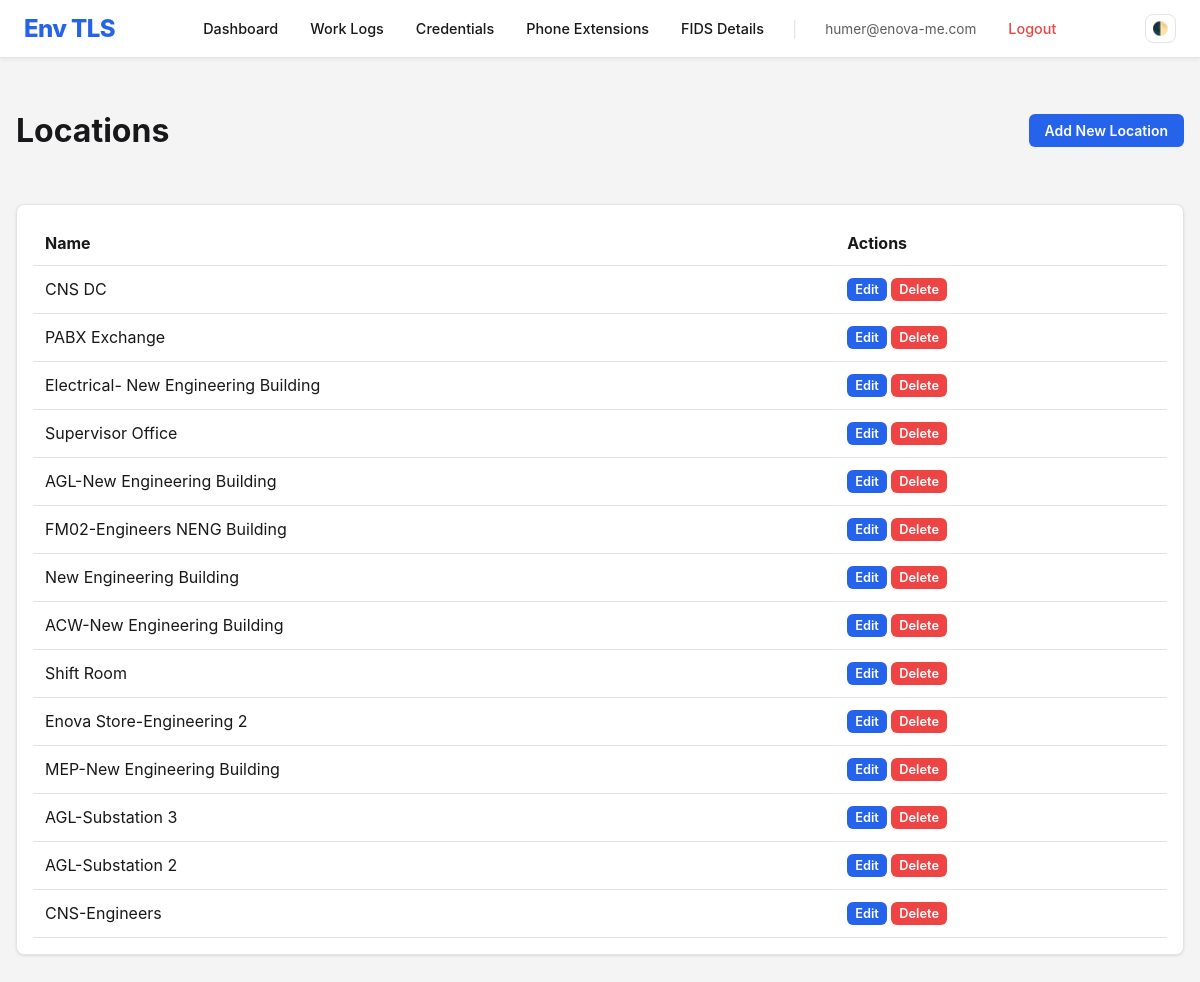
The page /credentials/locations/ (signed in) on the database as committed earlier.
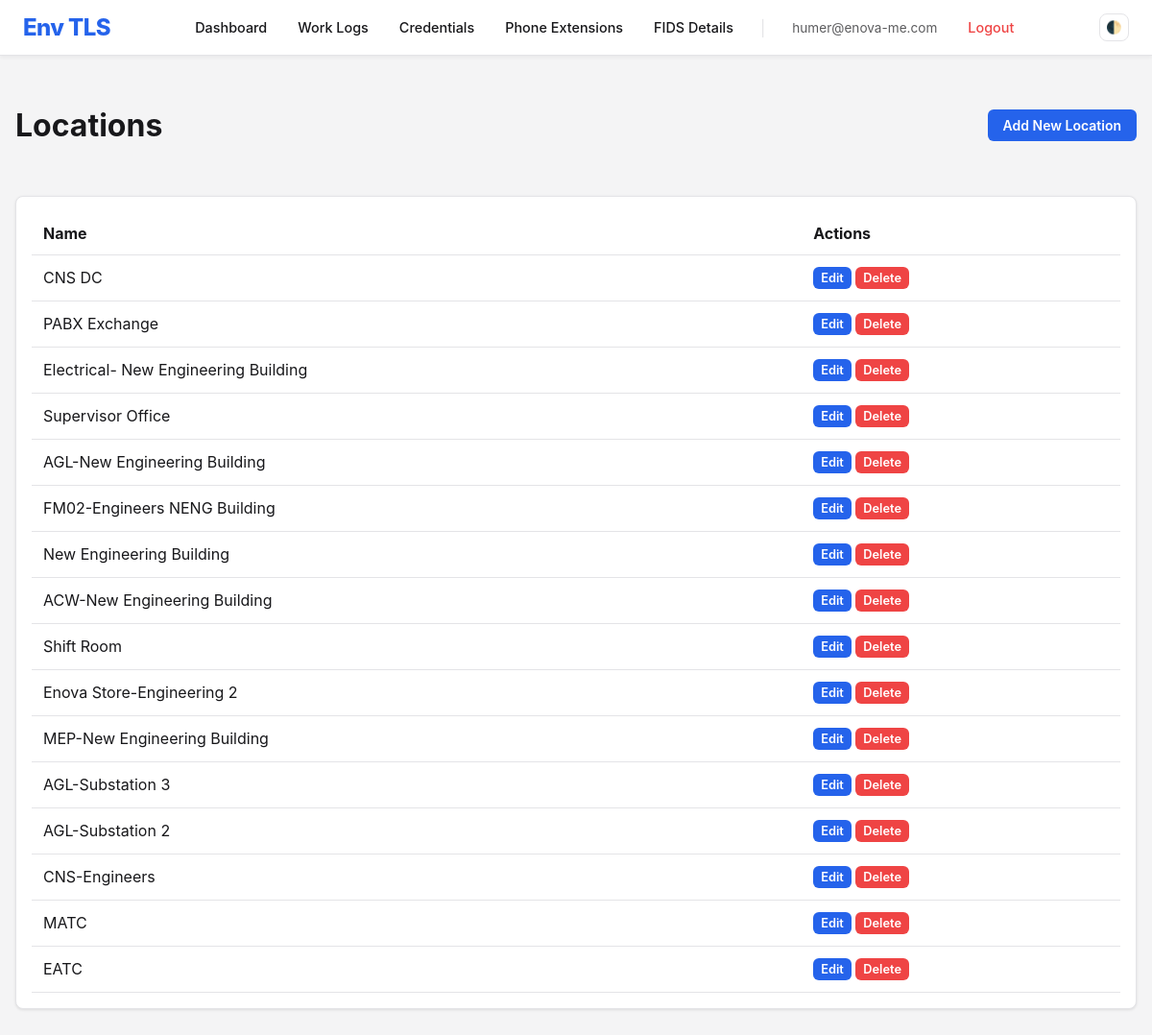
The same page on the database as committed later.
### credential_manager/models.py (models this page shows, shortened)
class Location(models.Model):
    name = models.CharField(max_length=200, unique=True)
    created = models.DateTimeField(auto_now_add=True)

### credential_manager/views.py (the view)
# urls.py: path('locations/', views.LocationListView.as_view(), name='location_list'),
class LocationListView(LoginRequiredMixin, ListView):
    model = Location
    template_name = 'credential_manager/location_list.html'

### credential_manager/templates/credential_manager/location_list.html
{% extends 'base.html' %}
{% block content %}
<div style="display: flex; justify-content: space-between; align-items: center; margin-bottom: 2rem;">
    <h1>Locations</h1>
    <a href="{% url 'location_create' %}" class="btn btn-primary">Add New Location</a>
</div>
<div class="card">
    <table>
        <thead>
            <tr>
                <th>Name</th>
                <th>Actions</th>
            </tr>
        </thead>
        <tbody>
            {% for location in object_list %}
            <tr>
                <td>{{ location.name }}</td>
                <td>
                    <a href="{% url 'location_update' location.pk %}" class="btn btn-primary"
                        style="padding: 0.25rem 0.5rem; font-size: 0.8rem;">Edit</a>
                    <a href="{% url 'location_delete' location.pk %}" class="btn btn-danger"
                        style="padding: 0.25rem 0.5rem; font-size: 0.8rem;">Delete</a>
                </td>
            </tr>
            {% empty %}
            <tr>
                <td colspan="2">No locations found.</td>
            </tr>
            {% endfor %}
        </tbody>
    </table>
</div>
{% endblock %}

### templates/base.html (shortened to what this page needs)
<!DOCTYPE html>
<html lang="en">
<head>
</head>
<body>
  <nav class="navbar">
    <a href="{% url 'dashboard' %}" class="navbar-brand">Env TLS</a>
    <div class="nav-menu" id="navMenu">
      {% if user.is_authenticated %}
      <a href="{% url 'dashboard' %}" class="nav-link">Dashboard</a>
      <a href="{% url 'worklog_list' %}" class="nav-link">Work Logs</a>
      <a href="{% url 'credential_list' %}" class="nav-link">Credentials</a>
      <a href="{% url 'phone_extension_list' %}" class="nav-link">Phone Extensions</a>
      <a href="{% url 'fids_list' %}" class="nav-link">FIDS Details</a>
      <span class="nav-divider" style="margin: 0 0.5rem; color: var(--border-color)">|</span>
      <span style="font-size: 0.85rem; opacity: 0.7; padding: 0.5rem 0.75rem">{{ user.username }}</span>
      <a href="{% url 'logout' %}" class="nav-link" style="color: var(--danger-color)">Logout</a>
      {% else %}
      <a href="{% url 'login' %}" class="nav-link">Login</a>
      {% endif %}
    </div>
    <div style="display: flex; align-items: center; gap: 0.75rem">
      <button class="theme-toggle" onclick="toggleTheme()" title="Toggle Dark Mode">
        🌓
      </button>
    </div>
  </nav>
  <div class="container">{% block content %} {% endblock %}</div>
</body>
</html>

### templates/base.html (style rules this page uses)
:root { --bg-color: #f4f4f5; --text-color: #18181b; --card-bg: #ffffff; --border-color: #e4e4e7; --primary-color: #2563eb; --primary-hover: #1d4ed8; --danger-color: #ef4444; }
body { font-family: -apple-system, BlinkMacSystemFont, "Segoe UI", Roboto, "Helvetica Neue", Arial, sans-serif; background-color: var(--bg-color); color: var(--text-color); margin: 0; padding: 0; transition: background-color 0.3s, color 0.3s; }
.navbar { background-color: var(--card-bg); border-bottom: 1px solid var(--border-color); padding: 0.75rem 1.5rem; display: flex; justify-content: space-between; align-items: center; position: sticky; top: 0; z-index: 1000; box-shadow: 0 2px 4px rgba(0, 0, 0, 0.05); }
.navbar-brand { font-size: 1.5rem; font-weight: 800; text-decoration: none; color: var(--primary-color); letter-spacing: -0.025em; }
.nav-menu { display: flex; align-items: center; gap: 0.5rem; }
.nav-link { text-decoration: none; color: var(--text-color); padding: 0.5rem 0.75rem; font-weight: 500; border-radius: 0.5rem; transition: all 0.2s; font-size: 0.9rem; }
.container { max-width: 1200px; margin: 2rem auto; padding: 0 1rem; }
.btn { display: inline-block; padding: 0.5rem 1rem; border-radius: 0.375rem; text-decoration: none; cursor: pointer; border: none; font-size: 0.875rem; font-weight: 600; transition: background-color 0.2s; }
.btn-primary { background-color: var(--primary-color); color: white; }
.btn-danger { background-color: var(--danger-color); color: white; }
.theme-toggle { cursor: pointer; background: none; border: 1px solid var(--border-color); color: var(--text-color); padding: 0.4rem; border-radius: 0.5rem; display: flex; align-items: center; justify-content: center; transition: all 0.2s; }
.card { background-color: var(--card-bg); border: 1px solid var(--border-color); border-radius: 0.5rem; padding: 1rem; box-shadow: 0 1px 3px 0 rgba(0, 0, 0, 0.1); }
table { width: 100%; border-collapse: collapse; }
th, td { text-align: left; padding: 0.75rem; border-bottom: 1px solid var(--border-color); }

Rows that differ between the two databases and show on the page:
added Location: name "MATC"
added Location: name "EATC"
